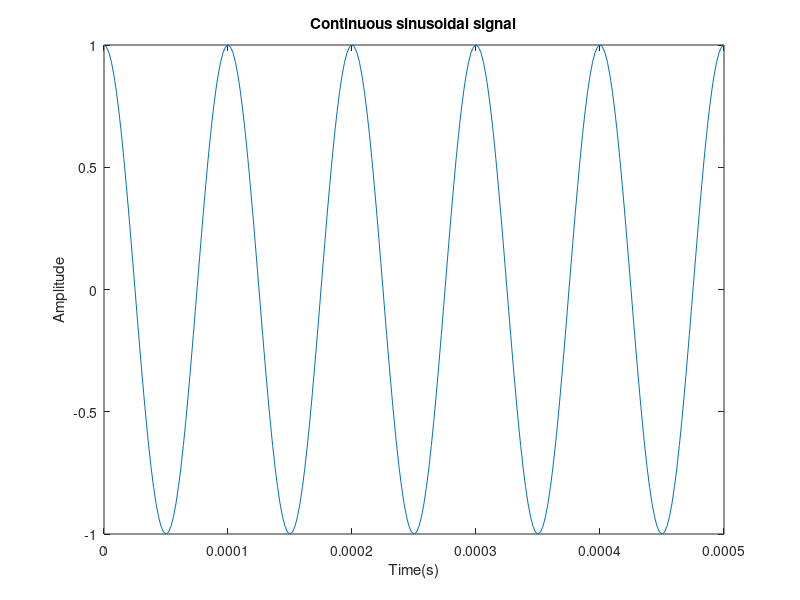

Write the MATLAB code that produced this figure.
fs=500e3; %Very high sampling rate 500 kHz
f=10e3; %Frequency of sinusoid
nCyl=5; %generate five cycles of sinusoid
t=0:1/fs:nCyl*1/f; %time index
x=cos(2*pi*f*t);
 
plot(t,x)
title('Continuous sinusoidal signal');
xlabel('Time(s)');
ylabel('Amplitude');